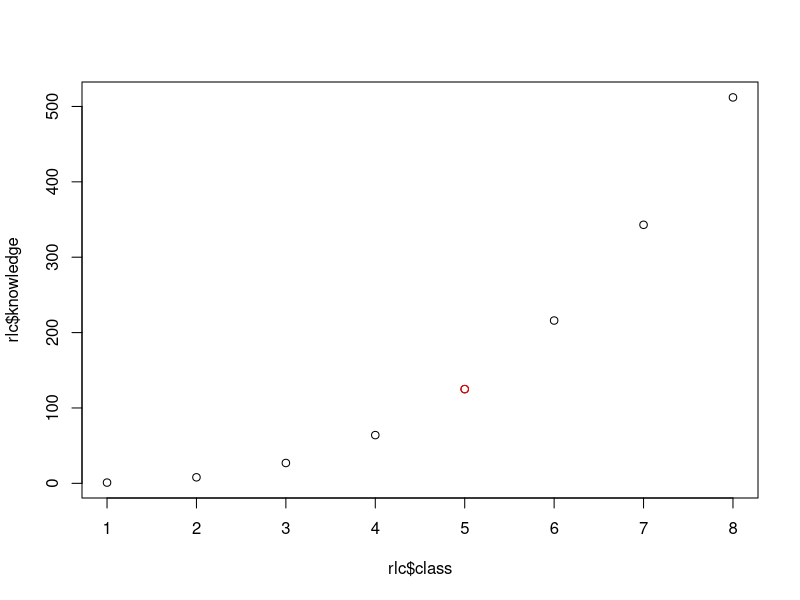

Write R code to recreate this figure.
## ---- chunk 1
library(dplyr)
rlc <- tibble(class = 1:8,
             knowledge = (1:8)^3)
class <- 5
plot(rlc$class, rlc$knowledge)
points(rlc$class[class], rlc$knowledge[class], col = "red")
